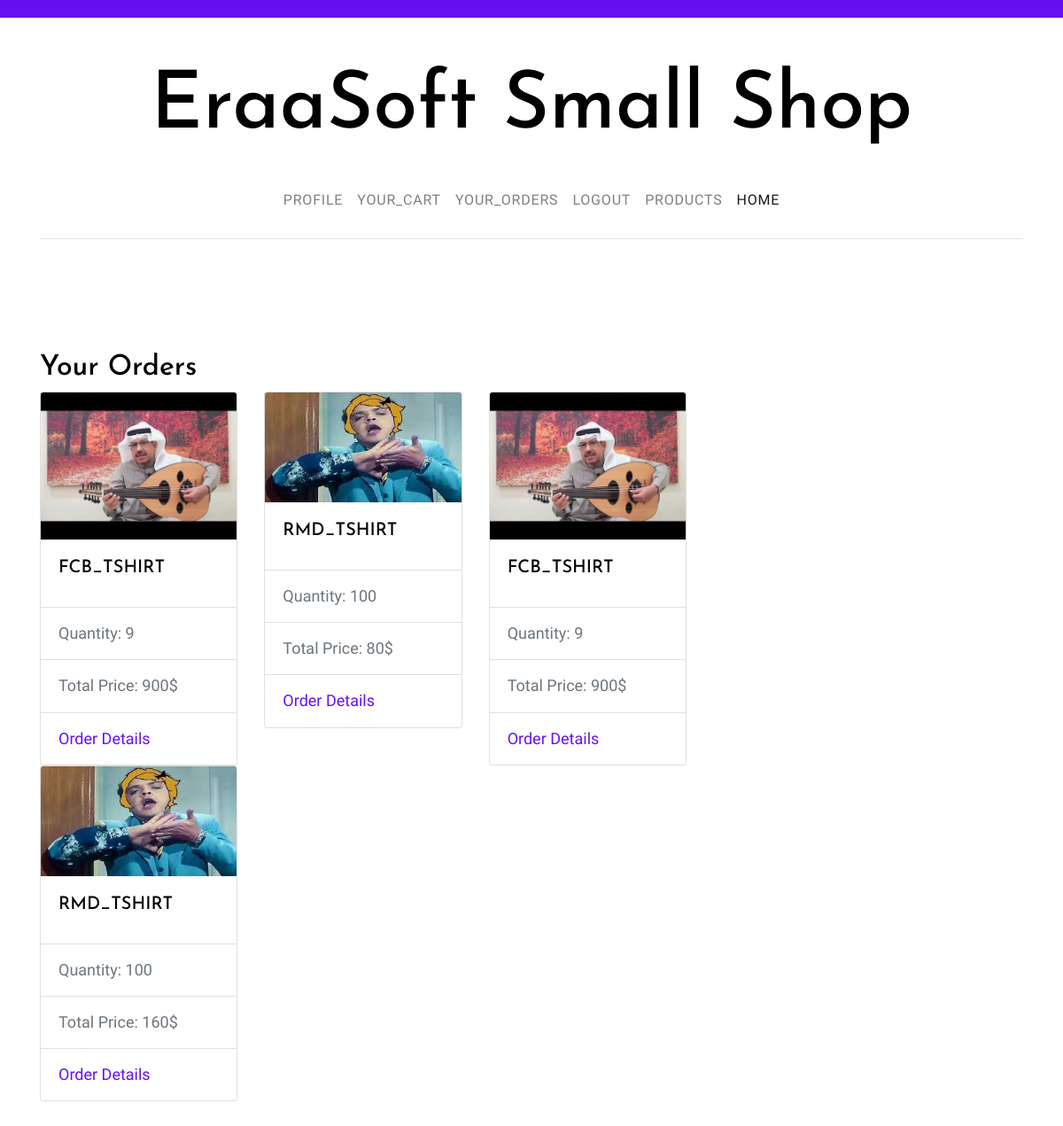
The page /orders.php (signed in) on the database its author committed.
### tables this page shows
CREATE TABLE `orders` (
  `id` int(11) NOT NULL,
  `product_id` int(11) DEFAULT NULL,
  `users_id` int(11) DEFAULT NULL,
  `size` varchar(50) NOT NULL,
  `price` varchar(50) DEFAULT NULL,
  `quantity` varchar(50) DEFAULT NULL,
  `discount` varchar(50) DEFAULT NULL,
  `total` varchar(50) DEFAULT NULL,
  `created_at` timestamp NOT NULL DEFAULT current_timestamp(),
  `update_at` datetime NOT NULL
);

CREATE TABLE `products` (
  `id` int(11) NOT NULL,
  `prd_name` varchar(255) NOT NULL,
  `prd_quantity` varchar(50) NOT NULL,
  `prd_price` varchar(50) NOT NULL,
  `prd_brand_name` varchar(255) DEFAULT NULL,
  `prd_discount` varchar(50) DEFAULT NULL,
  `prd_size` enum('s','m','l','xl','xxl','xs') DEFAULT NULL,
  `prd_image` varchar(255) NOT NULL,
  `user_id` int(11) NOT NULL,
  `category_id` int(11) NOT NULL,
  `created_at` timestamp NOT NULL DEFAULT current_timestamp(),
  `update_at` datetime DEFAULT NULL
);

### orders.php (the view, shortened to what this page needs)
<?php
include 'includes/header.php';
?>
   <div class="wrap">
<?php include 'includes/navigation.php'; ?>
    <section class="site-section py-lg">
      <div class="container">
        <div class="row blog-entries element-animate">
          <div class="col-md-12 col-lg-8 main-content">
            <h2>Your Orders</h2>
            <div class="row">
                <?php
                    $query = "SELECT orders.*,
                    users.username,
                    products.prd_image,
                    products.prd_name,
                    products.prd_quantity
                    FROM orders
                    INNER JOIN products
                    ON products.id = orders.product_id
                    INNER JOIN users
                    ON orders.users_id = users.id
                    WHERE orders.users_id = ?
                    ORDER BY id DESC";
                    $stmt  = $db->prepare($query);
                    $stmt->execute([$_SESSION['role_user_user_id']]);
                    $count = $stmt->rowCount();
                    $row   = $stmt->fetchAll(PDO::FETCH_ASSOC);
                ?>
                <?php
                    if($count > 0):
                    foreach($row as $data):
                    ?>
                <div class="col-md-4">
                <div class="card" >
                <img class="card-img-top" src="<?php echo 'admin/uploaded_imgs/' . $data['prd_image'] ?>" alt="Card image cap">
                <div class="card-body">
                    <h5 class="card-title"><?php echo $data['prd_name']; ?></h5>
                </div>
                <ul class="list-group list-group-flush">
                    <li class="list-group-item">
                    Quantity: <?php echo $data['prd_quantity']; ?>
                    </li>
                    <li class="list-group-item">Total Price: <?php echo $data['total']; ?></li>
                    <li class="list-group-item"> <a href="order_details.php?order_id=<?php echo $data['id']; ?>">Order Details</a></li>
                </ul>
                </div>
            </div>
            <?php endforeach;  else: ?>
                    <div class="alert alert-danger">There is no Orders</div>
            <?php endif; ?>
            </div>
        </div>
    </div>
    </div>
</section>
</div>
<?php include 'includes/footer.php'; ?>

### css/style.css (style rules this page uses)
body { background: #ccc url("../images/photography.png") repeat; font-family: "Inconsolata", SFMono-Regular, Menlo, Monaco, Consolas, "Liberation Mono", "Courier New", monospace; font-weight: 300; font-size: 18px; line-height: 1.9; color: #6c757d; }
a { -webkit-transition: .3s all ease; -o-transition: .3s all ease; transition: .3s all ease; text-decoration: none; }
h1, h2, h3, h4, h5 { color: #000; font-family: "Josefin Sans", -apple-system, BlinkMacSystemFont, "Segoe UI", Roboto, "Helvetica Neue", Arial, sans-serif, "Apple Color Emoji", "Segoe UI Emoji", "Segoe UI Symbol", "Noto Color Emoji"; }
.wrap { max-width: 1250px; margin: 0 auto; background: #fff; -webkit-box-shadow: 0 0 40px 0 rgba(0, 0, 0, 0.1); box-shadow: 0 0 40px 0 rgba(0, 0, 0, 0.1); }
.site-section { padding: 7em 0; }
.element-animate { opacity: 0; visibility: hidden; }

### rows shown on the page
orders: product.prd_image (picture), product.prd_name "FCB_TSHIRT", product.prd_quantity "9", total "900$"
orders: product.prd_image (picture), product.prd_name "RMD_TSHIRT", product.prd_quantity "100", total "80$"
orders: product.prd_image (picture), product.prd_name "FCB_TSHIRT", product.prd_quantity "9", total "900$"
orders: product.prd_image (picture), product.prd_name "RMD_TSHIRT", product.prd_quantity "100", total "160$"
